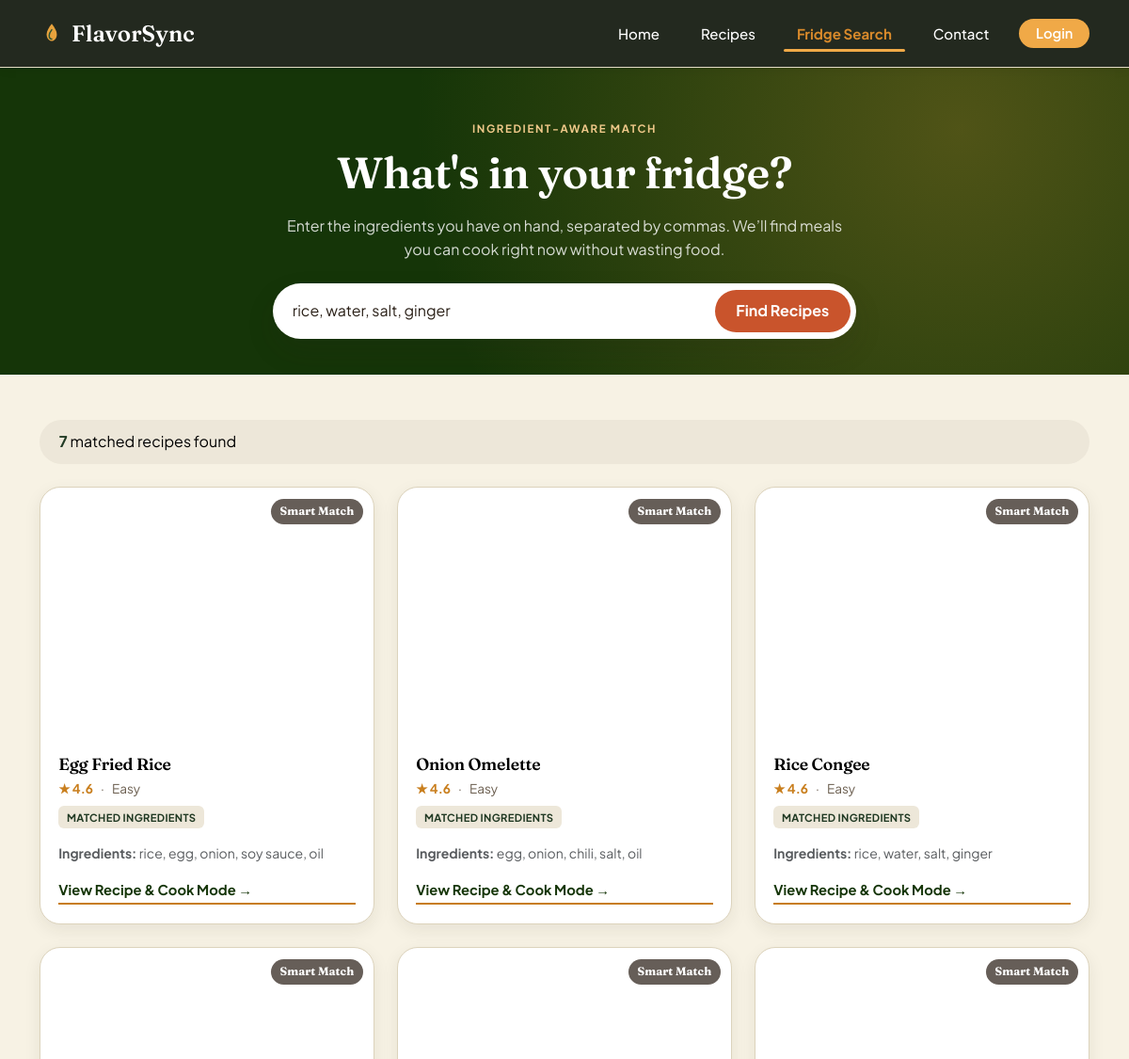
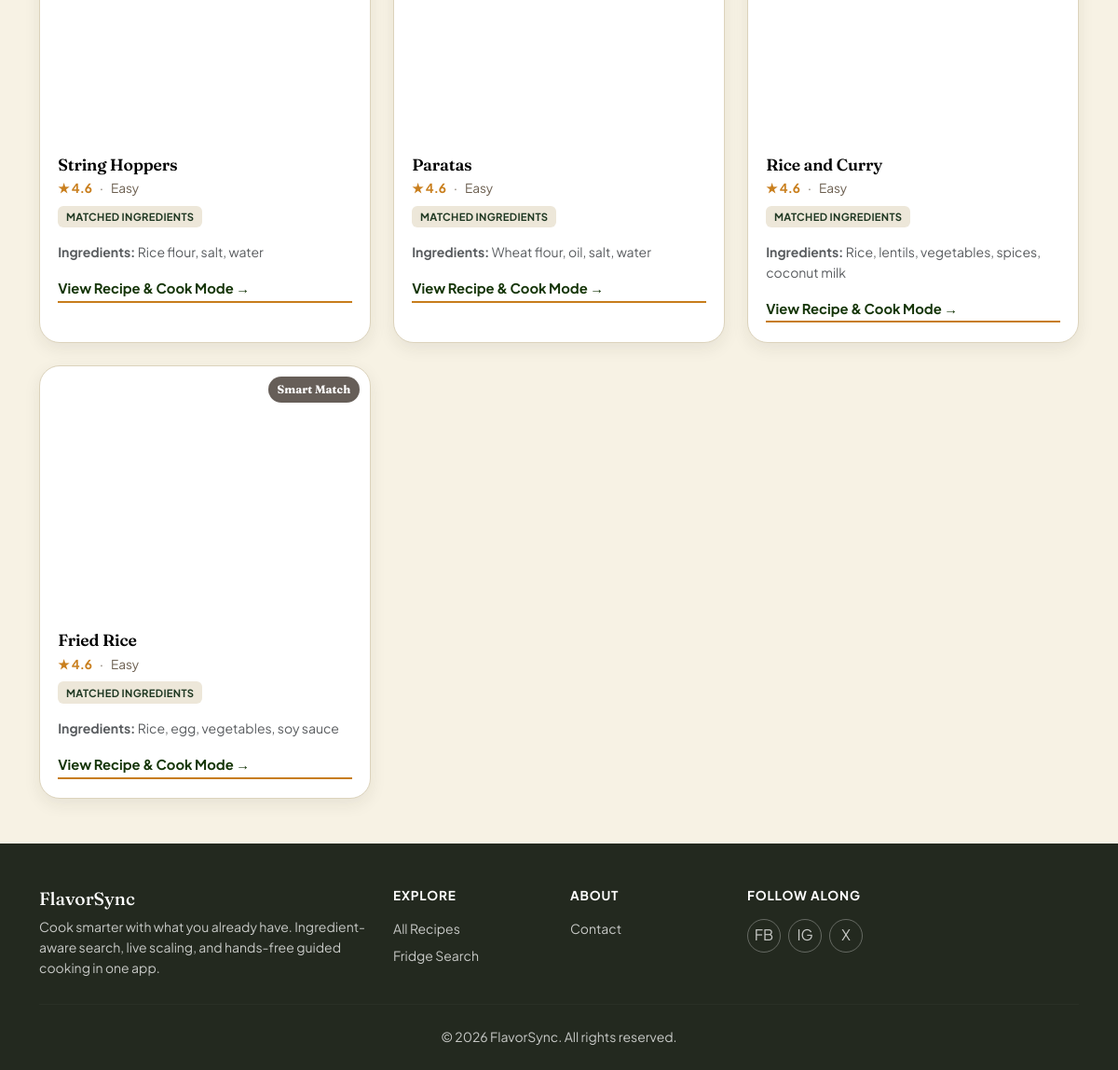
The page /fridge-search.php?ingredients=rice, water, salt, ginger on the database its author committed (2 pictures, top to bottom).
### tables this page shows
CREATE TABLE `recipes` (
  `id` int(11) NOT NULL,
  `title` varchar(150) NOT NULL,
  `ingredients` text NOT NULL,
  `instructions` text NOT NULL,
  `user_id` int(11) DEFAULT NULL,
  `category` varchar(50) DEFAULT 'dinner',
  `diet` varchar(50) DEFAULT 'veg',
  `time` int(11) DEFAULT 20,
  `difficulty` varchar(50) DEFAULT 'easy',
  `rating` decimal(3,1) DEFAULT 4.5,
  `image` varchar(255) DEFAULT ''
);

### fridge-search.php (the view, shortened to what this page needs)
<?php
require_once 'includes/db.php';
$matched_recipes = [];
$searched_ingredients = "";
if (isset($_GET['ingredients']) && !empty(trim($_GET['ingredients']))) {
    $searched_ingredients = trim($_GET['ingredients']);
    $ingredients_list = array_map('trim', explode(',', $searched_ingredients));
    $sql = "SELECT * FROM recipes WHERE ";
    $conditions = [];
    $params = [];
    foreach ($ingredients_list as $index => $ingredient) {
        $param_key = ":ingred_" . $index;
        $conditions[] = "ingredients LIKE " . $param_key;
        $params[$param_key] = '%' . $ingredient . '%';
    }
    $sql .= implode(' OR ', $conditions);
    $stmt = $conn->prepare($sql);
    $stmt->execute($params);
    $matched_recipes = $stmt->fetchAll(PDO::FETCH_ASSOC);
}
?>
<!DOCTYPE html>
<html lang="en">
<head>
    <link href="https://cdnjs.cloudflare.com/ajax/libs/bootstrap/5.3.3/css/bootstrap.min.css" rel="stylesheet">
    <link rel="stylesheet" href="css/recipes.css">
    <link rel="stylesheet" href="css/style.css">
</head>
<body>
<nav class="navbar navbar-expand-lg fs-navbar sticky-top">
  <div class="container">
    <a class="navbar-brand" href="index.php">
      FlavorSync
    </a>
    <div class="collapse navbar-collapse" id="fsNav">
      <ul class="navbar-nav ms-auto align-items-lg-center gap-lg-1">
        <li class="nav-item"><a class="nav-link" href="index.php">Home</a></li>
        <li class="nav-item"><a class="nav-link" href="recipes.php">Recipes</a></li>
        <li class="nav-item"><a class="nav-link active" aria-current="page" href="fridge-search.php">Fridge Search</a></li>
        <li class="nav-item"><a class="nav-link" href="contact.php">Contact</a></li>
        <?php if (isset($_SESSION['username'])): ?>
          <li class="nav-item ms-lg-2 mt-2 mt-lg-0">
            <a class="btn-login" href="auth/logout.php">Logout (<?= htmlspecialchars($_SESSION['username']) ?>)</a>
          </li>
        <?php else: ?>
          <li class="nav-item ms-lg-2 mt-2 mt-lg-0">
            <a class="btn-login" href="auth/login.php">Login</a>
          </li>
        <?php endif; ?>
      </ul>
    </div>
  </div>
</nav>
<header class="fs-page-header">
  <div class="container text-center">
    <span class="eyebrow" style="color:#F0C98A;">Ingredient-Aware Match</span>
    <h1 class="mt-2 mb-3">What's in your fridge?</h1>
    <p class="mb-4 mx-auto" style="max-width: 600px;">Enter the ingredients you have on hand, separated by commas. We’ll find meals you can cook right now without wasting food.</p>
    <form class="fs-search-bar mx-auto" style="max-width: 620px;" method="GET" action="fridge-search.php">
      <input type="search" id="ingredientSearch" name="ingredients" placeholder="Type ingredients — e.g. “egg, rice, onion”" value="<?= htmlspecialchars($searched_ingredients) ?>" required>
      <button type="submit">Find Recipes</button>
    </form>
  </div>
</header>
<main class="container py-5">
    <?php if (!empty($matched_recipes)): ?>
        <div class="fs-results-bar mb-4">
            <span id="resultsCount"><strong><?= count($matched_recipes) ?></strong> matched recipes found</span>
        </div>
        <div class="row g-4">
            <?php foreach ($matched_recipes as $index => $recipe): ?>
                <div class="col-sm-6 col-lg-4">
                    <article class="fs-card h-100">
                        <div class="fs-card-media media-<?= ($index % 9) + 1 ?>">
                            <span class="fs-card-time">Smart Match</span>
                            <span><?= htmlspecialchars($recipe['title']) ?></span>
                        </div>
                        <div class="fs-card-body d-flex flex-column">
                            <h3><?= htmlspecialchars($recipe['title']) ?></h3>
                            <div class="fs-card-meta mb-2">
                                <span class="fs-stars">★ 4.6</span>
                                <span>·</span>
                                <span>Easy</span>
                            </div>
                            <div class="fs-card-tags mb-3">
                                <span class="fs-tag">Matched Ingredients</span>
                            </div>
                            <p class="small text-muted mb-3" style="display: -webkit-box; -webkit-line-clamp: 2; -webkit-box-orient: vertical; overflow: hidden;">
                                <strong>Ingredients:</strong> <?= htmlspecialchars($recipe['ingredients']) ?>
                            </p>
                            <a href="recipe-detail.php?id=<?= $recipe['id'] ?>" class="fs-card-btn mt-auto">View Recipe & Cook Mode →</a>
                        </div>
                    </article>
                </div>
            <?php endforeach; ?>
        </div>
    <?php else: ?>
        <div class="text-center py-5 text-muted">
            <p class="fs-5">Enter your kitchen ingredients above to discover customized recipe ideas!</p>
        </div>
    <?php endif; ?>
</main>
<footer class="fs-footer mt-auto">
  <div class="container">
    <div class="row gy-4">
      <div class="col-md-4">
        <h5>FlavorSync</h5>
        <p class="small mt-2 mb-0">Cook smarter with what you already have. Ingredient-aware search, live scaling, and hands-free guided cooking in one app.</p>
      </div>
      <div class="col-6 col-md-2">
        <h6 class="text-white fw-bold small text-uppercase mb-3">Explore</h6>
        <ul class="list-unstyled small d-flex flex-column gap-2">
          <li><a href="recipes.php">All Recipes</a></li>
          <li><a href="fridge-search.php">Fridge Search</a></li>
        </ul>
      </div>
      <div class="col-6 col-md-2">
        <h6 class="text-white fw-bold small text-uppercase mb-3">About</h6>
        <ul class="list-unstyled small d-flex flex-column gap-2">
          <li><a href="contact.php">Contact</a></li>
        </ul>
      </div>
      <div class="col-md-4">
        <h6 class="text-white fw-bold small text-uppercase mb-3">Follow along</h6>
        <div class="d-flex gap-2">
          <a href="#" class="fs-social" aria-label="Facebook">FB</a>
          <a href="#" class="fs-social" aria-label="Instagram">IG</a>
          <a href="#" class="fs-social" aria-label="X / Twitter">X</a>
        </div>
      </div>
    </div>
    <hr class="my-4">
    <p class="small mb-0 text-center">© 2026 FlavorSync. All rights reserved.</p>
  </div>
</footer>
</body>
</html>

### css/style.css (style rules this page uses)
:root { --fs-cream: #F7F2E4; --fs-cream-card: #FFFDF8; --inkfs-: #23291F; --fs-ink-soft: #5B6259; --fs-green: #F0A947; --fs-green-dark: #D98A2B; --fs-green-tint: #E4EEE3; --fs-mango: #F0A947; --fs-mango-deep: #D98A2B; --fs-line: #E4DCC6; --fs-font-display: "Fraunces", "Georgia", serif; --fs-font-body: "Plus Jakarta Sans", "Segoe UI", sans-serif; --fs-radius-lg: 22px; --fs-radius-md: 14px; --fs-radius-pill: 999px; --fs-shadow-card: 0 10px 30px -14px rgba(35, 41, 31, 0.28); --fs-shadow-soft: 0 6px 18px -10px rgba(35, 41, 31, 0.22); }
html { scroll-behavior: smooth; }
body { font-family: var(--fs-font-body); color: var(--fs-ink); background-color: var(--fs-cream); -webkit-font-smoothing: antialiased; }
h1, h2, h3, h4, .fs-display { font-family: var(--fs-font-display); font-weight: 600; letter-spacing: -0.01em; color: var(--fs-ink); }
a { text-decoration: none; }
.fs-navbar { background-color: var(--inkfs-); border-bottom: 1px solid var(--fs-line); }
.fs-navbar .nav-link { color: #fff; font-weight: 500; margin: 0 0.35rem; position: relative; padding-bottom: 0.35rem; }
.fs-navbar .nav-link.active { color: var(--fs-mango-deep); font-weight: 700; }
.fs-navbar .nav-link.active::after { content: ""; position: absolute; left: 0; right: 0; bottom: 0; height: 3px; border-radius: var(--fs-radius-pill); background: var(--fs-mango); }
.fs-footer { background-color: var(--inkfs-); color: rgba(255, 255, 255, 0.75); padding: 3rem 0 1.5rem; }
.fs-footer a { color: rgba(255, 255, 255, 0.75); transition: color 0.18s ease; }
.fs-footer h6 { color: #fff; font-weight: 700; font-size: 0.85rem; letter-spacing: 0.06em; text-transform: uppercase; margin-bottom: 1rem; }
.fs-footer hr { border-color: rgba(255, 255, 255, 0.12); margin: 2rem 0 1.25rem; }

### rows shown on the page
recipes: title "Egg Fried Rice", ingredients "rice, egg, onion, soy sauce, oil"
recipes: title "Onion Omelette", ingredients "egg, onion, chili, salt, oil"
recipes: title "Rice Congee", ingredients "rice, water, salt, ginger"
recipes: title "String Hoppers", ingredients "Rice flour, salt, water"
recipes: title "Paratas", ingredients "Wheat flour, oil, salt, water"
recipes: title "Rice and Curry", ingredients "Rice, lentils, vegetables, spices, coconut milk"
recipes: title "Fried Rice", ingredients "Rice, egg, vegetables, soy sauce"

### other values the page prints
count($matched_recipes) "7"
